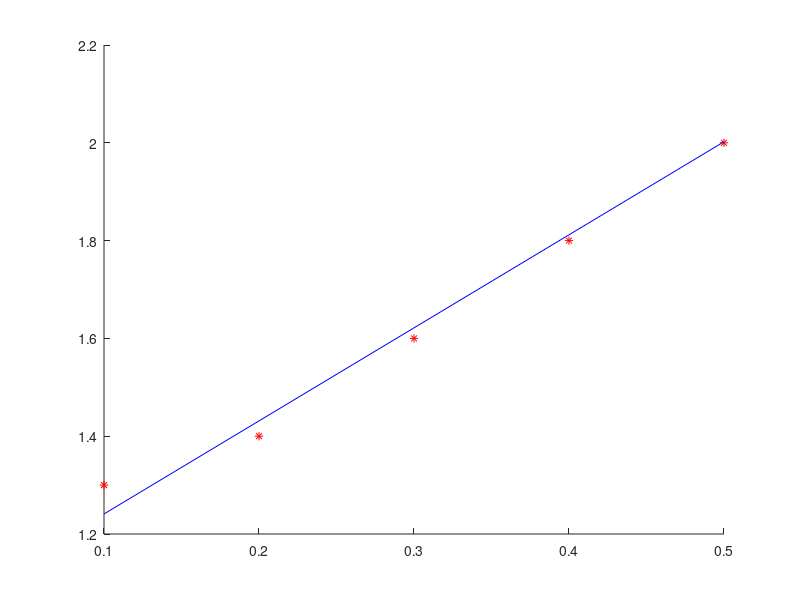

Write the MATLAB code that produced this figure.
X = [0.1 1; 0.2 1; 0.3 1; 0.4 1; 0.5 1];
D = [1.3; 1.4; 1.6; 1.8; 2.0];

W = rand(1,2)
Etot = 10000;

eta  = 1;
iter = 0;

while Etot > 1e-5 && iter < 300
    
    iter = iter+1;
    Etot = 0;    
    
    for i = 1:size(D)
        
        net = (X(i,:)) * (W');
        E = 0.5 * ((D(i)-net)^2);
        dW = eta * (D(i)-net) * X(i,:);
        
        W = W + dW;
        
        Etot = Etot + E;
        
    end
    
    % Plotting
    clf;
    hold on;
    plot(X(:,1),D,'*r');
    plot(X(:,1),X * W','blue');
    pause(0.05);

    
end

iter
display(W);
